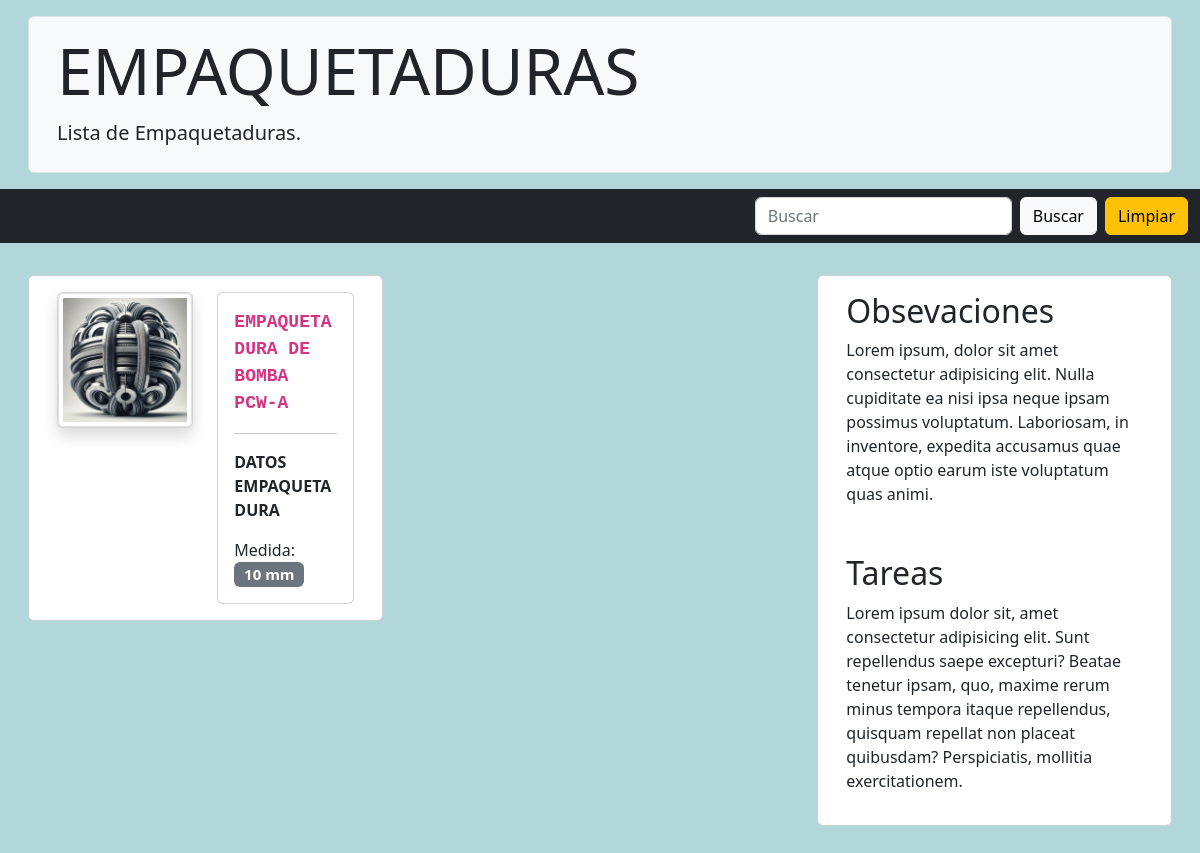
/pumps/packing/, run on the app's committed database.
### pumps/models.py (models this page shows, shortened)
class Packing(models.Model):
    pump = models.ForeignKey(Pumps, on_delete=models.CASCADE)
    asbestos = 'Asbesto'
    teflon = 'Teflon'
    graphite = 'Grafito'
    material_types = (
        (asbestos, 'Asbesto'),
        (teflon, 'Teflon'),
        (graphite, 'Grafito'),
    )
    material = models.CharField(
        max_length=50,
        choices=material_types,
        default='Asbesto'
    )
    extention = models.PositiveIntegerField(
        blank=True, null=True, help_text="millimeters (mm)"
    )
    description = models.TextField(blank=True, null=True)
    image = models.ImageField(
        default='empaquetaduras/default/packing.png',
        upload_to='empaquetaduras',
        verbose_name='Imagen de empaquetadura',
        blank=True
    )
    class Meta:
        verbose_name = 'Empaquetadura'
        verbose_name_plural = 'Empaquetaduras'

class Pumps(models.Model):
    tag = models.CharField(max_length=50, unique=True)
    brand = models.CharField(max_length=100, blank=True)
    model = models.CharField(max_length=100, blank=True)
    centrifuge = 'Centrífuga'
    gears = 'Engranajes'
    pneumatics = 'Neumática'
    pump_type = (
        (centrifuge, 'Centrífuga'),
        (gears, 'Engranajes'),
        (pneumatics, 'Neumática'),
    )
    types = models.CharField(
        max_length=50, choices=pump_type, default='Centrífuga'
    )
    description = models.TextField(blank=True)
    image = models.ImageField(
        default='bombas/default/pump.png',
        upload_to='bombas',
        verbose_name='Imagen de bomba',
        blank=True
    )
    class Meta:
        verbose_name = "Bomba"
        verbose_name_plural = "Bombas"

### pumps/views.py (the view)
# urls.py: path('packing/', ListPacking.as_view(), name='packing'),
class ListPacking(View):
    template = 'pumps/packing.html'
    def get(self, request):
        packing_list = Packing.objects.all()
        context = {
            'title': 'Empaquetaduras',
            'packing_list': packing_list,
        }
        return render(request, self.template, context)

### templates/pumps/packing.html (shortened to what this page needs)
{% extends 'base.html' %}
{% block content %}
{% include 'nav.html' %}
{% load static %}
<section class="mt-4 mb-4">
    <div class="row m-2">
        <div class="col-md-8">
            <div class="row">
            {% for packing in packing_list %}
            <div class="col-md-6">
                <div class="card m-2">
                    <div class="row m-3">
                        <div class="col-12 col-md-12 col-lg-6">
                            <div class="card shadow">
                                <img src="{{ packing.image.url }}" class="img-thumbnail image-packing" alt="{{ packing.image.url }}" style="cursor: pointer;" data-bs-toggle="modal" data-bs-target="#imagenModal{{ packing.id }}">
                            </div>
                        </div>
                        <div class="col-12 col-md-12 col-lg-6">
                            <div class="card">
                                <div class="card-body">
                                    <code class="data_name"><a href="{% url 'packing_detail' packing.id %}" style="color: inherit; cursor: pointer; text-decoration: none"><strong class="objectTitle">Empaquetadura de Bomba {{ packing.pump.tag }}</strong></a></code>
                                    <hr>
                                    <p class="card-text"><strong class="objectTitle">Datos Empaquetadura</strong></p>
                                    <p class="card-text">Medida: <span class="badge bg-secondary data"> {{ packing.extention }} mm</span></p>
                                </div>
                            </div>
                        </div>
                    </div>
                </div>
            </div>
            {% endfor %}
            </div>
        </div>
        <div class="col-md-4">
            <div class="card m-2">
                <div class="row m-3">
                    <h2>Obsevaciones</h2>
                    <p>Lorem ipsum, dolor sit amet consectetur adipisicing elit. Nulla cupiditate ea nisi ipsa neque ipsam possimus voluptatum. Laboriosam, in inventore, expedita accusamus quae atque optio earum iste voluptatum quas animi.</p>
                </div>
                <div class="row m-3">
                    <h2>Tareas</h2>
                    <p>Lorem ipsum dolor sit, amet consectetur adipisicing elit. Sunt repellendus saepe excepturi? Beatae tenetur ipsam, quo, maxime rerum minus tempora itaque repellendus, quisquam repellat non placeat quibusdam? Perspiciatis, mollitia exercitationem.</p>
                </div>
            </div>
        </div>
    </div>
</section>
{% endblock %}

### data on the page
Packing: image (picture), pump.tag "PCW-A", extention "10"

### other printed values
{{ title }} "EMPAQUETADURAS"
{{ title }} "Empaquetaduras"
